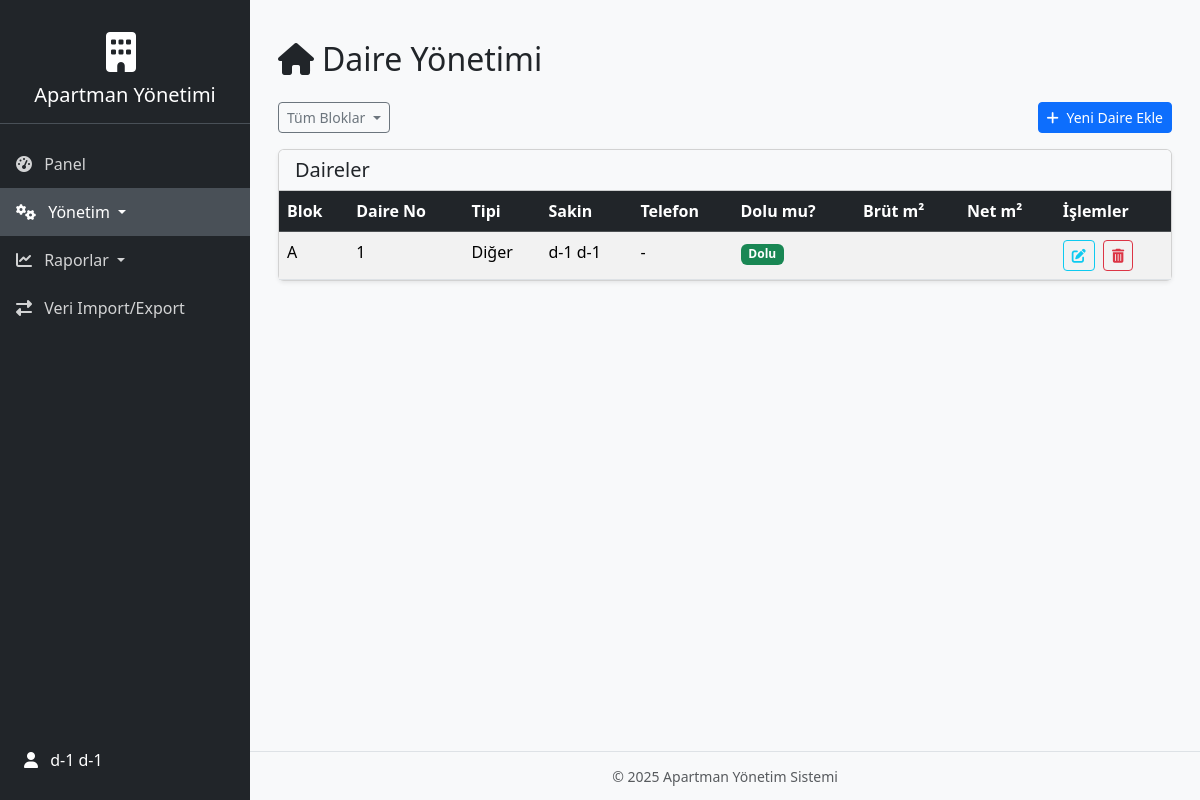
Screenshot of /daire-yonetimi/ (signed in) with the database file from the repository.
### yonetim/models.py (models this page shows, shortened)
class Kullanici(AbstractUser):
    username = models.CharField(
        _("username"),
        max_length=150,
        unique=True,  # Django'nun USERNAME_FIELD gerekliliği için unique olmalı
        help_text=_("Required. 150 characters or fewer."),
        validators=[AbstractUser.username_validator],
        error_messages={
            "unique": _("A user with that username already exists."),
        },
    )
    email = models.EmailField(_("email address"), blank=True, null=True)
    site_kodu = models.CharField(max_length=100, blank=True, null=True, verbose_name="Site Kodu")
    is_yonetici = models.BooleanField(default=False, verbose_name="Yönetici mi?")
    aktif_daire = models.ForeignKey('Daire', on_delete=models.SET_NULL, null=True, blank=True, related_name='aktif_kullanicisi', verbose_name="Aktif Daire")
    class Meta:
        verbose_name = "Kullanıcı"
        verbose_name_plural = "Kullanıcılar"
        ordering = ['first_name', 'last_name']
        constraints = [
            models.UniqueConstraint(
                fields=['username', 'site_kodu'],
                name='unique_username_per_site',
                violation_error_message="Bu kullanıcı adı bu site için zaten kullanılıyor."
            )
        ]
    def __str__(self):
        return self.get_full_name() or self.username

class Daire(models.Model):
    blok = models.ForeignKey(Blok, on_delete=models.CASCADE, related_name='daireler', verbose_name="Blok")
    daire_no = models.CharField(max_length=20, verbose_name="Daire No")
    kullanici = models.OneToOneField(Kullanici, on_delete=models.SET_NULL, null=True, blank=True, related_name='sakin_oldugu_daire', verbose_name="Sakin")
    telefon_no = models.CharField(max_length=20, null=True, blank=True, verbose_name="Telefon Numarası")
    DAIRE_TIPLERI = [
        ('1+1', '1+1'),
        ('2+1', '2+1'),
        ('3+1', '3+1'),
        ('4+1', '4+1'),
        ('5+1', '5+1'),
        ('dublex', 'Dublex'),
        ('isyeri', 'İş Yeri'),
        ('diger', 'Diğer'),
    ]
    daire_tipi = models.CharField(max_length=20, choices=DAIRE_TIPLERI, default='diger', null=True, blank=True, verbose_name="Daire Tipi")
    m2_brut = models.DecimalField(max_digits=7, decimal_places=2, null=True, blank=True, verbose_name="Brüt Metrekare")
    m2_net = models.DecimalField(max_digits=7, decimal_places=2, null=True, blank=True, verbose_name="Net Metrekare")
    is_dolu = models.BooleanField(default=True, verbose_name="Daire Dolu mu?")
    aciklama = models.TextField(blank=True, null=True, verbose_name="Daire Açıklaması")
    devir_bakiye_gecen_yil = models.DecimalField(max_digits=10, decimal_places=2, default=0.00, verbose_name="Devir Bakiye (Geçen Yıldan)")
    devir_bakiye_yili = models.IntegerField(null=True, blank=True, verbose_name="Devir Bakiye Yılı")
    def get_sortable_daire_no(self):
        """
        Helper for natural sorting of daire_no. Separates numeric and non-numeric parts.
        Daire no'sunun doğal sıralaması için yardımcı. Sayısal ve sayısal olmayan kısımları ayırır.
        Example: '1A' -> (1, 'A'), '10' -> (10, '')
        """
        num_part = ""
        str_part = ""
        for char in self.daire_no:
            if char.isdigit():
                num_part += char
            else:
                str_part += char
        return (int(num_part) if num_part else 0, str_part.lower())
    class Meta:
        verbose_name = "Daire"
        verbose_name_plural = "Daireler"
        ordering = ['blok', 'daire_no'] # Consider using a custom ordering based on get_sortable_daire_no if needed for complex cases
        unique_together = ('blok', 'daire_no') # Ensure flat numbers are unique within a block / Daire numaralarının blok içinde benzersiz olmasını sağla

class Blok(models.Model):
    site = models.ForeignKey(Site, on_delete=models.CASCADE, related_name='bloklar', verbose_name="Site")
    ad = models.CharField(max_length=50, verbose_name="Blok Adı")
    aidat_miktari = models.DecimalField(
        max_digits=10,
        decimal_places=2,
        null=True,
        blank=True,
        verbose_name="Blok Aidat Miktarı",
        help_text="Bu blok için özel aidat miktarı. Boş bırakılırsa site genel aidat miktarı kullanılır."
    )
    aciklama = models.TextField(
        blank=True,
        null=True,
        verbose_name="Blok Açıklaması",
        help_text="Blok hakkında ek bilgiler"
    )
    def __str__(self):
        return f"{self.site.ad} - {self.ad.upper()}"
    class Meta:
        verbose_name = "Blok"
        verbose_name_plural = "Bloklar"
        ordering = ['ad']
        unique_together = ('site', 'ad') # Ensure block names are unique within a site / Blok adlarının site içinde benzersiz olmasını sağla

### yonetim/views.py (the view, shortened to what this page needs)
# urls.py: path('daire-yonetimi/', views.daire_yonetimi_view, name='daire_yonetimi'),
@login_required
def daire_yonetimi_view(request, blok_id=None):
    user_site = get_user_site(request.user)
    if not user_site or not (request.user.is_yonetici or request.user.is_superuser):
        messages.warning(request, "Bu işlem için yetkiniz yok veya bir siteye bağlı değilsiniz.")
        return redirect('yonetim:panel')
    bloklar = Blok.objects.filter(site=user_site).order_by('ad')
    secili_blok = None
    daireler = Daire.objects.filter(blok__site=user_site).select_related('blok', 'kullanici').order_by('blok__ad', 'daire_no') # Başlangıçta tüm daireler
    if request.method == 'POST':
        form = DaireForm(request.POST, site=user_site)
        if form.is_valid():
            try:
                yeni_daire = form.save(commit=False)
                yeni_daire.save()
                messages.success(request, f"{yeni_daire.daire_tam_adi} başarıyla eklendi.")
                if secili_blok:
                    return redirect('yonetim:daire_yonetimi_blok', blok_id=secili_blok.id)
                return redirect('yonetim:daire_yonetimi')
            except Exception as e:
                messages.error(request, f"Daire eklenirken bir hata oluştu: {e}")
        else:
            messages.warning(request, "Lütfen formdaki hataları düzeltin.")
    else:
        form = DaireForm(site=user_site)
    context = {
        'title': 'Daire Yönetimi',
        'user_site': user_site,
        'bloklar': bloklar,
        'secili_blok': secili_blok,
        'daireler': daireler,
        'form': form,
        'form_title': 'Yeni Daire Ekle' # Daha sonra düzenleme için değişebilir
    }
    return render(request, 'yonetim/daire_yonetimi.html', context)

### yonetim/templatetags/yonetim_tags.py (called while the page is built)
@register.filter(name='get_user_site')
def get_user_site_tag(user):
    from yonetim.utils import get_user_site as get_user_site_util # IMPORT'U BURAYA TAŞI
    if not user or not user.is_authenticated:
        return None
    return get_user_site_util(user)

### yonetim/utils.py (called while the page is built, shortened)
def get_user_site(user):
    if not user.is_authenticated:
        return None
    Site = apps.get_model('yonetim', 'Site')
    if user.is_yonetici:
        site = Site.objects.filter(yonetici=user).first()
        if site:
            return site

### yonetim/templates/yonetim/daire_yonetimi.html (shortened to what this page needs)
{% extends "yonetim/base.html" %}
{% load widget_tweaks %}
{% load humanize %}
{% block content %}
<div class="container mt-4">
    <h2 class="mb-4"><i class="fas fa-home me-2"></i>{{ title }} {% if secili_blok %}({{ secili_blok.ad }}){% endif %}</h2>
    <div class="row mb-3">
        <div class="col-md-8">
            <div class="dropdown">
                <button class="btn btn-outline-secondary dropdown-toggle btn-sm" type="button" id="blokFiltreDropdown" data-bs-toggle="dropdown" aria-expanded="false">
                    {% if secili_blok %}
                        Blok: {{ secili_blok.ad }}
                    {% else %}
                        Tüm Bloklar
                    {% endif %}
                </button>
            </div>
        </div>
        <div class="col-md-4 text-end">
            <button class="btn btn-primary btn-sm" type="button" data-bs-toggle="modal" data-bs-target="#daireEkleModal">
                <i class="fas fa-plus me-1"></i> Yeni Daire Ekle
            </button>
        </div>
    </div>
    <div class="card shadow-sm">
        <div class="card-header bg-light">
            <h5 class="mb-0">Daireler</h5>
        </div>
        <div class="card-body p-0">
            {% if daireler %}
            <div class="table-responsive">
                <table class="table table-striped table-hover mb-0">
                    <thead class="table-dark">
                        <tr>
                            <th>Blok</th>
                            <th>Daire No</th>
                            <th>Tipi</th>
                            <th>Sakin</th>
                            <th>Telefon</th>
                            <th>Dolu mu?</th>
                            <th>Brüt m²</th>
                            <th>Net m²</th>
                            <th>İşlemler</th>
                        </tr>
                    </thead>
                    <tbody>
                        {% for daire in daireler %}
                        <tr>
                            <td>{{ daire.blok.ad }}</td>
                            <td>{{ daire.daire_no }}</td>
                            <td>{{ daire.get_daire_tipi_display|default:"-" }}</td>
                            <td>{{ daire.kullanici.get_full_name|default:"-" }}</td>
                            <td>{{ daire.telefon_no|default:"-" }}</td>
                            <td>
                                {% if daire.is_dolu %}
                                    <span class="badge bg-success">Dolu</span>
                                {% else %}
                                    <span class="badge bg-warning text-dark">Boş</span>
                                {% endif %}
                            </td>
                            <td>{{ daire.m2_brut|default_if_none:"-"|floatformat:"2g"|intcomma }}</td>
                            <td>{{ daire.m2_net|default_if_none:"-"|floatformat:"2g"|intcomma }}</td>
                            <td>
                                <button class="btn btn-sm btn-outline-info me-1" title="Düzenle" data-bs-toggle="modal" data-bs-target="#daireDuzenleModal-{{ daire.id }}">
                                    <i class="fas fa-edit"></i>
                                </button>
                                <a href="#" class="btn btn-sm btn-outline-danger" title="Sil" onclick="return confirm('Bu daireyi silmek istediğinizden emin misiniz?');">
                                    <i class="fas fa-trash-alt"></i>
                                </a>
                            </td>
                        </tr>
                        {% endfor %}
                    </tbody>
                </table>
            </div>
            {% endif %}
        </div>
    </div>
</div>
{% endblock content %}

### yonetim/templates/yonetim/base.html (shortened to what this page needs)
<!doctype html>
{% load yonetim_tags %}
{% load static %}
{% load i18n %}
{% load humanize %}
{% load widget_tweaks %}
{% now "Y" as current_year_for_link %}
{% now "m" as current_month_for_link %}
<html lang="tr">
<head>
    <link href="https://cdn.jsdelivr.net/npm/bootstrap@5.3.3/dist/css/bootstrap.min.css" rel="stylesheet">
    <link rel="stylesheet" href="https://cdnjs.cloudflare.com/ajax/libs/font-awesome/6.5.1/css/all.min.css" />
</head>
<body>
    <div id="sidebar" class="bg-dark d-flex flex-column" style="height: 100vh;">
        <div class="sidebar-header text-center">
             <a class="navbar-brand text-white" href="{% url 'yonetim:panel' %}">
                {% with user_site=request.user|get_user_site %}
                    {% if user_site and user_site.logo %}
                        <img src="{{ user_site.logo.url }}" alt="Logo" class="d-inline-block align-text-top me-2 rounded img-fluid">
                    {% else %}
                        <i class="fas fa-building fa-2x me-2"></i>
                    {% endif %}
                {% endwith %}
                <h5 class="mt-2 mb-0">Apartman Yönetimi</h5>
            </a>
        </div>
        <ul class="nav flex-column flex-grow-1">
            {% if user.is_authenticated %}
                <li class="nav-item">
                    <a class="nav-link {% if request.resolver_match.url_name == 'panel' %}active{% endif %}" href="{% url 'yonetim:panel' %}"><i class="fas fa-tachometer-alt me-2"></i> Panel</a>
                </li>
                {% if user.is_yonetici or user.is_superuser %}
                <li class="nav-item">
                    <a class="nav-link dropdown-toggle {% if request.resolver_match.url_name in 'site_bilgi blok_yonetimi daire_yonetimi aidat_yonetimi gider_yonetimi kullanici_yonetimi' %}active{% endif %}" href="#managementSubmenu" data-bs-toggle="collapse" aria-expanded="false">
                        <i class="fas fa-cogs me-2"></i> Yönetim
                    </a>
                </li>
                <li class="nav-item">
                    <a class="nav-link dropdown-toggle {% if request.resolver_match.url_name in 'yillik_rapor_pdf aylik_rapor' %}active{% endif %}" href="#reportsSubmenu" data-bs-toggle="collapse" aria-expanded="false">
                        <i class="fas fa-chart-line me-2"></i> Raporlar
                    </a>
                </li>
                <li class="nav-item">
                    <a class="nav-link {% if request.resolver_match.url_name == 'import_export' %}active{% endif %}" href="{% url 'yonetim:import_export' %}"><i class="fas fa-exchange-alt me-2"></i> Veri Import/Export</a>
                </li>
                {% endif %}
            {% endif %}
        </ul>
        {% if user.is_authenticated %}
        <div class="mt-auto mb-3">
            <a class="nav-link text-white d-block px-4" href="#userSubmenu" data-bs-toggle="collapse" aria-expanded="false">
                <i class="fas fa-user me-2"></i> {{ user.get_full_name|default:user.username }}
            </a>
        </div>
        {% endif %}
    </div>
    <div id="content">
        <main class="container mt-0 mb-0 ps-3 pe-3 pt-3 pb-0">
            {% block content %}
            {% endblock content %}
        </main>
        <footer class="footer">
            <small class="text-muted">&copy; {% now "Y" %} Apartman Yönetim Sistemi</small>
        </footer>
    </div>
</body>
</html>

### yonetim/templates/yonetim/base.html (style rules this page uses)
body { background-color: #f8f9fa; display: flex; }
#sidebar { min-width: 250px; max-width: 250px; background: #343a40; color: #fff; transition: all 0.3s; height: 100vh; position: fixed; top: 0; left: 0; z-index: 1000; padding-top: 1rem; overflow-y: auto; }
#sidebar .nav-link { color: rgba(255, 255, 255, 0.8); padding: 0.75rem 1rem; }
#sidebar .nav-link:hover, #sidebar .nav-link.active { color: #fff; background: #495057; }
#sidebar .sidebar-header { padding: 1rem; font-size: 1.25rem; border-bottom: 1px solid #495057; margin-bottom: 1rem; }
#content { width: calc(100% - 250px); margin-left: 250px; height: 100vh; display: flex; flex-direction: column; overflow: hidden; }
#content > main.container { flex-grow: 1; overflow-y: hidden; padding: 1rem; display: flex; flex-direction: column; }
.footer { background-color: #f8f9fa; border-top: 1px solid #dee2e6; padding: 0.75rem 0; text-align: center; flex-shrink: 0; width: 100%; }

### rows the page displays
Kullanici: get_full_name "d-1 d-1"
Daire: blok.ad "A", daire_no "1", daire_tipi "Diğer", kullanici.get_full_name "d-1 d-1", telefon_no "-", is_dolu "Dolu"

### other values shown
{{ title }} "Daire Yönetimi"
